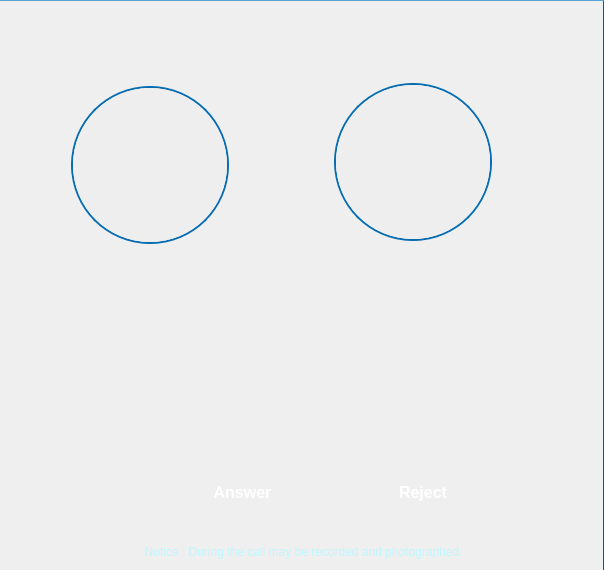
<?xml version="1.0" encoding="UTF-8"?>
<ui version="4.0">
 <class>ns::ViewIncomingCall</class>
 <widget class="QWidget" name="ns::ViewIncomingCall">
  <property name="geometry">
   <rect>
    <x>0</x>
    <y>0</y>
    <width>604</width>
    <height>570</height>
   </rect>
  </property>
  <property name="minimumSize">
   <size>
    <width>0</width>
    <height>0</height>
   </size>
  </property>
  <property name="maximumSize">
   <size>
    <width>16777215</width>
    <height>16777215</height>
   </size>
  </property>
  <property name="windowTitle">
   <string>YesPo Service Client</string>
  </property>
  <property name="styleSheet">
   <string notr="true">* {
	font-family: Verdana, &quot;宋体&quot;, Arial, Sans-serif, Segoe UI, Tahoma;
}
#widgetBottom {
	border-top: 1px solid #57a3d3;
	border-right: 1px solid #015c97;
	/*background: #f9f9f9;*/
}

#widgetBottom #widgetCallPanel {
	background: url(:/images/ui/bg_processing.png);
}

#labelCalleeDetail, #labelCalleeName, #labelCallerName, #labelCallerDetail, #labelCallHint, #labelMeDisplay{
	/*color: #ffffff;*/
	color : #c0f6ff;
}

/*#widgetBottom #widgetCallerPhoto, #widgetBottom #widgetCalleePhoto {
	border: 2px solid #066085;
	border-radius: 42px;
}*/

#widgetBottom #widgetCallerPhoto {
	border: 2px solid #066DB2;
	border-radius: 79px;
}

#widgetBottom QPushButton {
	font-size: 16px;
	font-weight: bold;
	color: #ffffff;
	border: 0px;
}

#widgetBottom #labelCallerConvert,#widgetBottom #labelMeConvert {
	background-image: url(:/images/ui/call_forward.png);
}

#widgetBottom #pushButtonAnswer {
	color: #FFFFFF;
	border-image: url(:/images/ui/bi_callin_answer.png) 0 20 0 20;
	border-top: 0px transparent;
	border-right: 20px transparent;
	border-bottom: 0px transparent;
	border-left: 20px transparent;
}

#widgetBottom #pushButtonAnswer:hover {
	border-image: url(:/images/ui/bi_callin_answer_hover.png) 0 20 0 20;
}

#widgetBottom #pushButtonAnswer:pressed {
	border-image: url(:/images/ui/bi_callin_answer_pressed.png) 0 20 0 20;
}

#widgetBottom #pushButtonReject {
	border-image: url(:/images/ui/bi_callin_decline.png) 0 20 0 20;
	border-top: 0px transparent;
	border-right: 20px transparent;
	border-bottom: 0px transparent;
	border-left: 20px transparent;
}

#widgetBottom #pushButtonReject:hover {
	border-image: url(:/images/ui/bi_callin_decline_hover.png) 0 20 0 20;
}

#widgetBottom #pushButtonReject:pressed {
	border-image: url(:/images/ui/bi_callin_decline_pressed.png) 0 20 0 20;
}

#widgetTranslationLanguage {
/*	background-color: rgb(0, 0, 0, 30%);*/
}

#widgetCall {
	/*background-color: rgb(0, 0, 0, 30%);*/
}

#widgetBottom #labelTranslationLanguage {
	background: #f7fcff;
	font-size: 14px;
	font-weight: bold;
	padding-left: 5px;
	border-bottom: 1px solid #EFF4F8;
}

#labelCallerPhoto{
	border-radius: 77px;
	background: #EEEEEE;
	color: #C4092C;
}

#labelCallerName,#labelCallerMobile, #labelCalleeName, #labelCalleeMobile {
	font-size: 15px;
	color: #FCFFFC;
}

/*#labelCallerName,#labelCalleeName {
	padding-top: 26px;
}*/

#widgetSource {
	border-top-left-radius: 20px;
	border-bottom-left-radius: 20px;
	border-right: 1px solid #2DA2DA;
}

#widgetTarget {
	border-top-right-radius: 20px;
	border-bottom-right-radius: 20px;
}

#labelSourceArrow {
	background-image: url(:/images/ui/lang_source_arrow.png);
}

#labelTargetArrow {
	background-image: url(:/images/ui/lang_target_arrow.png);
}

#labelLocalLang {
	font-size: 15px;
	color: #FFFFFF;
}

#labelLocalLangValue {
	font-size: 15px;
	color: #FFFFFF;
	background: #D6EBEB;
	border-radius: 19px;
}

#widgetLangValue {
	border-radius: 20px;
	border: 1px solid #006699;
}

#widgetCalleePhoto {
    border: 2px solid #066DB2;
	border-radius: 79px;
}

#labelCalleePhoto {
	border-radius: 77px;
	background: #EEEEEE;
}

#labelCalleeMobile {
	padding-left: 45px;
}

#labelCalleeName{
	padding-left: 50px;
}
</string>
  </property>
  <layout class="QHBoxLayout" name="horizontalLayout_2">
   <property name="spacing">
    <number>0</number>
   </property>
   <property name="margin">
    <number>0</number>
   </property>
   <item>
    <widget class="QWidget" name="widgetBottom" native="true">
     <layout class="QVBoxLayout" name="verticalLayout_3">
      <property name="spacing">
       <number>0</number>
      </property>
      <property name="margin">
       <number>0</number>
      </property>
      <item>
       <widget class="QWidget" name="widgetCallPanel" native="true">
        <property name="minimumSize">
         <size>
          <width>0</width>
          <height>0</height>
         </size>
        </property>
        <property name="maximumSize">
         <size>
          <width>16777215</width>
          <height>16777215</height>
         </size>
        </property>
        <layout class="QVBoxLayout" name="verticalLayout_10">
         <property name="spacing">
          <number>0</number>
         </property>
         <property name="margin">
          <number>0</number>
         </property>
         <item>
          <widget class="ns::CustomMovieWidget" name="widgetPartner" native="true">
           <property name="minimumSize">
            <size>
             <width>0</width>
             <height>0</height>
            </size>
           </property>
           <property name="maximumSize">
            <size>
             <width>16777215</width>
             <height>410</height>
            </size>
           </property>
           <layout class="QVBoxLayout" name="verticalLayout_6">
            <property name="spacing">
             <number>0</number>
            </property>
            <property name="leftMargin">
             <number>0</number>
            </property>
            <property name="topMargin">
             <number>0</number>
            </property>
            <property name="rightMargin">
             <number>0</number>
            </property>
            <property name="bottomMargin">
             <number>25</number>
            </property>
            <item>
             <layout class="QHBoxLayout" name="horizontalLayout_5">
              <property name="spacing">
               <number>0</number>
              </property>
              <property name="topMargin">
               <number>20</number>
              </property>
              <property name="bottomMargin">
               <number>0</number>
              </property>
              <item>
               <spacer name="horizontalSpacer_3">
                <property name="orientation">
                 <enum>Qt::Horizontal</enum>
                </property>
                <property name="sizeHint" stdset="0">
                 <size>
                  <width>40</width>
                  <height>20</height>
                 </size>
                </property>
               </spacer>
              </item>
              <item>
               <widget class="ns::CustomMovieWidget" name="widgetMovie" native="true">
                <property name="minimumSize">
                 <size>
                  <width>200</width>
                  <height>290</height>
                 </size>
                </property>
                <property name="maximumSize">
                 <size>
                  <width>200</width>
                  <height>290</height>
                 </size>
                </property>
                <layout class="QVBoxLayout" name="verticalLayout">
                 <property name="spacing">
                  <number>0</number>
                 </property>
                 <property name="leftMargin">
                  <number>0</number>
                 </property>
                 <property name="topMargin">
                  <number>46</number>
                 </property>
                 <property name="rightMargin">
                  <number>0</number>
                 </property>
                 <property name="bottomMargin">
                  <number>0</number>
                 </property>
                 <item>
                  <layout class="QHBoxLayout" name="horizontalLayout_4">
                   <property name="spacing">
                    <number>0</number>
                   </property>
                   <property name="topMargin">
                    <number>3</number>
                   </property>
                   <item>
                    <widget class="QWidget" name="widgetCallerPhoto" native="true">
                     <property name="minimumSize">
                      <size>
                       <width>158</width>
                       <height>158</height>
                      </size>
                     </property>
                     <property name="maximumSize">
                      <size>
                       <width>158</width>
                       <height>158</height>
                      </size>
                     </property>
                     <layout class="QVBoxLayout" name="verticalLayout_5">
                      <property name="margin">
                       <number>2</number>
                      </property>
                      <item>
                       <widget class="ns::ElidedLabel" name="labelCallerPhoto">
                        <property name="minimumSize">
                         <size>
                          <width>154</width>
                          <height>154</height>
                         </size>
                        </property>
                        <property name="maximumSize">
                         <size>
                          <width>154</width>
                          <height>154</height>
                         </size>
                        </property>
                        <property name="text">
                         <string/>
                        </property>
                        <property name="alignment">
                         <set>Qt::AlignCenter</set>
                        </property>
                       </widget>
                      </item>
                     </layout>
                    </widget>
                   </item>
                  </layout>
                 </item>
                 <item>
                  <widget class="QWidget" name="widgetCallerDetail" native="true">
                   <property name="minimumSize">
                    <size>
                     <width>0</width>
                     <height>30</height>
                    </size>
                   </property>
                   <property name="maximumSize">
                    <size>
                     <width>16777215</width>
                     <height>30</height>
                    </size>
                   </property>
                   <layout class="QVBoxLayout" name="verticalLayout_7">
                    <property name="spacing">
                     <number>0</number>
                    </property>
                    <property name="leftMargin">
                     <number>9</number>
                    </property>
                    <property name="topMargin">
                     <number>0</number>
                    </property>
                    <property name="bottomMargin">
                     <number>0</number>
                    </property>
                    <item>
                     <widget class="QLabel" name="labelCallerName">
                      <property name="minimumSize">
                       <size>
                        <width>0</width>
                        <height>18</height>
                       </size>
                      </property>
                      <property name="maximumSize">
                       <size>
                        <width>16777215</width>
                        <height>18</height>
                       </size>
                      </property>
                      <property name="text">
                       <string/>
                      </property>
                      <property name="alignment">
                       <set>Qt::AlignCenter</set>
                      </property>
                      <property name="wordWrap">
                       <bool>true</bool>
                      </property>
                     </widget>
                    </item>
                    <item>
                     <widget class="QLabel" name="labelCallerMobile">
                      <property name="minimumSize">
                       <size>
                        <width>0</width>
                        <height>12</height>
                       </size>
                      </property>
                      <property name="maximumSize">
                       <size>
                        <width>16777215</width>
                        <height>12</height>
                       </size>
                      </property>
                      <property name="text">
                       <string/>
                      </property>
                      <property name="alignment">
                       <set>Qt::AlignCenter</set>
                      </property>
                     </widget>
                    </item>
                   </layout>
                   <zorder>labelCallerMobile</zorder>
                   <zorder>labelCallerName</zorder>
                  </widget>
                 </item>
                </layout>
               </widget>
              </item>
              <item>
               <widget class="QLabel" name="labelMovie">
                <property name="minimumSize">
                 <size>
                  <width>65</width>
                  <height>15</height>
                 </size>
                </property>
                <property name="maximumSize">
                 <size>
                  <width>65</width>
                  <height>15</height>
                 </size>
                </property>
                <property name="text">
                 <string/>
                </property>
               </widget>
              </item>
              <item>
               <widget class="QWidget" name="widgetCallee" native="true">
                <property name="minimumSize">
                 <size>
                  <width>240</width>
                  <height>290</height>
                 </size>
                </property>
                <property name="maximumSize">
                 <size>
                  <width>240</width>
                  <height>290</height>
                 </size>
                </property>
                <layout class="QVBoxLayout" name="verticalLayout_8">
                 <property name="spacing">
                  <number>3</number>
                 </property>
                 <property name="leftMargin">
                  <number>19</number>
                 </property>
                 <property name="topMargin">
                  <number>49</number>
                 </property>
                 <property name="rightMargin">
                  <number>0</number>
                 </property>
                 <property name="bottomMargin">
                  <number>0</number>
                 </property>
                 <item>
                  <widget class="QWidget" name="widgetCalleePhoto" native="true">
                   <property name="minimumSize">
                    <size>
                     <width>158</width>
                     <height>158</height>
                    </size>
                   </property>
                   <property name="maximumSize">
                    <size>
                     <width>158</width>
                     <height>158</height>
                    </size>
                   </property>
                   <layout class="QVBoxLayout" name="verticalLayout_9">
                    <property name="spacing">
                     <number>0</number>
                    </property>
                    <property name="margin">
                     <number>2</number>
                    </property>
                    <item>
                     <widget class="ns::ElidedLabel" name="labelCalleePhoto">
                      <property name="minimumSize">
                       <size>
                        <width>154</width>
                        <height>154</height>
                       </size>
                      </property>
                      <property name="maximumSize">
                       <size>
                        <width>154</width>
                        <height>154</height>
                       </size>
                      </property>
                     </widget>
                    </item>
                   </layout>
                  </widget>
                 </item>
                 <item>
                  <widget class="QWidget" name="widget" native="true">
                   <property name="minimumSize">
                    <size>
                     <width>0</width>
                     <height>36</height>
                    </size>
                   </property>
                   <property name="maximumSize">
                    <size>
                     <width>16777215</width>
                     <height>36</height>
                    </size>
                   </property>
                   <layout class="QVBoxLayout" name="verticalLayout_11">
                    <property name="spacing">
                     <number>0</number>
                    </property>
                    <property name="margin">
                     <number>0</number>
                    </property>
                    <item>
                     <widget class="QLabel" name="labelCalleeName">
                      <property name="minimumSize">
                       <size>
                        <width>0</width>
                        <height>18</height>
                       </size>
                      </property>
                      <property name="maximumSize">
                       <size>
                        <width>16777215</width>
                        <height>18</height>
                       </size>
                      </property>
                      <property name="text">
                       <string/>
                      </property>
                      <property name="alignment">
                       <set>Qt::AlignLeading|Qt::AlignLeft|Qt::AlignVCenter</set>
                      </property>
                     </widget>
                    </item>
                    <item>
                     <widget class="QLabel" name="labelCalleeMobile">
                      <property name="minimumSize">
                       <size>
                        <width>0</width>
                        <height>18</height>
                       </size>
                      </property>
                      <property name="maximumSize">
                       <size>
                        <width>16777215</width>
                        <height>18</height>
                       </size>
                      </property>
                      <property name="text">
                       <string/>
                      </property>
                      <property name="alignment">
                       <set>Qt::AlignLeading|Qt::AlignLeft|Qt::AlignVCenter</set>
                      </property>
                     </widget>
                    </item>
                   </layout>
                  </widget>
                 </item>
                </layout>
               </widget>
              </item>
              <item>
               <spacer name="horizontalSpacer_4">
                <property name="orientation">
                 <enum>Qt::Horizontal</enum>
                </property>
                <property name="sizeHint" stdset="0">
                 <size>
                  <width>40</width>
                  <height>20</height>
                 </size>
                </property>
               </spacer>
              </item>
             </layout>
            </item>
           </layout>
          </widget>
         </item>
         <item>
          <widget class="QWidget" name="widgetTranslationLanguage" native="true">
           <property name="minimumSize">
            <size>
             <width>603</width>
             <height>100</height>
            </size>
           </property>
           <property name="maximumSize">
            <size>
             <width>603</width>
             <height>100</height>
            </size>
           </property>
           <layout class="QHBoxLayout" name="horizontalLayout_8">
            <property name="spacing">
             <number>0</number>
            </property>
            <property name="margin">
             <number>0</number>
            </property>
           </layout>
          </widget>
         </item>
         <item>
          <widget class="QWidget" name="widgetCall" native="true">
           <property name="minimumSize">
            <size>
             <width>0</width>
             <height>0</height>
            </size>
           </property>
           <property name="maximumSize">
            <size>
             <width>16777215</width>
             <height>135</height>
            </size>
           </property>
           <layout class="QVBoxLayout" name="verticalLayout_2">
            <property name="margin">
             <number>0</number>
            </property>
            <item>
             <layout class="QHBoxLayout" name="horizontalLayout_3">
              <property name="topMargin">
               <number>5</number>
              </property>
              <item>
               <spacer name="horizontalSpacer_5">
                <property name="orientation">
                 <enum>Qt::Horizontal</enum>
                </property>
                <property name="sizeHint" stdset="0">
                 <size>
                  <width>40</width>
                  <height>20</height>
                 </size>
                </property>
               </spacer>
              </item>
              <item>
               <widget class="QPushButton" name="pushButtonAnswer">
                <property name="minimumSize">
                 <size>
                  <width>235</width>
                  <height>46</height>
                 </size>
                </property>
                <property name="maximumSize">
                 <size>
                  <width>235</width>
                  <height>46</height>
                 </size>
                </property>
                <property name="cursor">
                 <cursorShape>PointingHandCursor</cursorShape>
                </property>
                <property name="focusPolicy">
                 <enum>Qt::NoFocus</enum>
                </property>
                <property name="text">
                 <string>Answer</string>
                </property>
               </widget>
              </item>
              <item>
               <widget class="QPushButton" name="pushButtonReject">
                <property name="minimumSize">
                 <size>
                  <width>114</width>
                  <height>46</height>
                 </size>
                </property>
                <property name="maximumSize">
                 <size>
                  <width>114</width>
                  <height>46</height>
                 </size>
                </property>
                <property name="cursor">
                 <cursorShape>PointingHandCursor</cursorShape>
                </property>
                <property name="focusPolicy">
                 <enum>Qt::NoFocus</enum>
                </property>
                <property name="text">
                 <string>Reject</string>
                </property>
               </widget>
              </item>
              <item>
               <spacer name="horizontalSpacer_6">
                <property name="orientation">
                 <enum>Qt::Horizontal</enum>
                </property>
                <property name="sizeHint" stdset="0">
                 <size>
                  <width>40</width>
                  <height>20</height>
                 </size>
                </property>
               </spacer>
              </item>
             </layout>
            </item>
           </layout>
          </widget>
         </item>
         <item>
          <widget class="QLabel" name="labelCallHint">
           <property name="minimumSize">
            <size>
             <width>0</width>
             <height>25</height>
            </size>
           </property>
           <property name="maximumSize">
            <size>
             <width>16777215</width>
             <height>25</height>
            </size>
           </property>
           <property name="text">
            <string>Notice : During the call may be recorded and photographed</string>
           </property>
           <property name="alignment">
            <set>Qt::AlignHCenter|Qt::AlignTop</set>
           </property>
           <property name="wordWrap">
            <bool>true</bool>
           </property>
          </widget>
         </item>
        </layout>
       </widget>
      </item>
     </layout>
    </widget>
   </item>
  </layout>
 </widget>
 <customwidgets>
  <customwidget>
   <class>ns::ElidedLabel</class>
   <extends>QLabel</extends>
   <header>elidedlabel.h</header>
  </customwidget>
  <customwidget>
   <class>ns::CustomMovieWidget</class>
   <extends>QWidget</extends>
   <header>custommoviewidget.h</header>
   <container>1</container>
  </customwidget>
 </customwidgets>
 <resources>
  <include location="translator.qrc"/>
 </resources>
 <connections/>
</ui>
